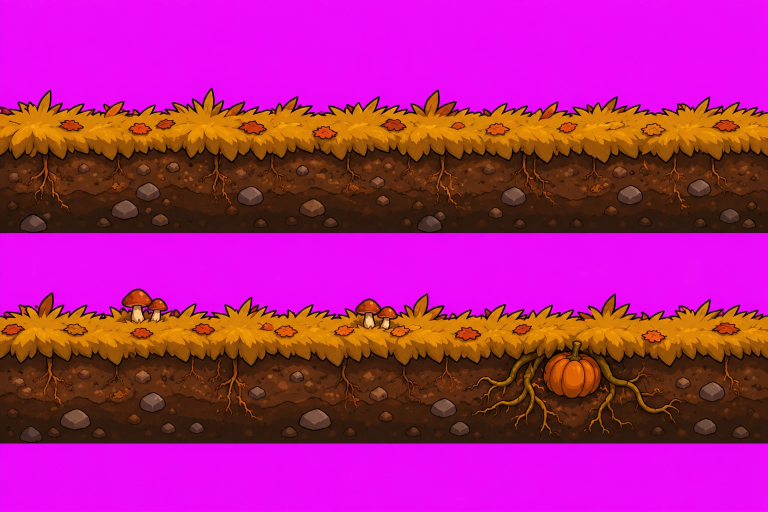
#> input picture ArtSource/Environment/ground.png, 1536 x 1024 px, found by its file name (shown at 1/2 size)
$ python replace_assets.py
#> lines starting #> are read from the running program, lines starting #| are printed output that depends on the picture; after the words box and inside, x2 and y2 are one past the last pixel; in counts of white or black regions, pixels touching at a corner belong together
### gemini_art.py
"""
Generación y post-proceso de arte 2D con Gemini para Brujas de Salem.

La API key se lee SOLO de la variable de entorno GEMINI_API_KEY (nunca se guarda en el repo).
Modelo de imagen configurable con --model o GEMINI_IMAGE_MODEL.

Subcomandos:
  models                      Lista los modelos disponibles para la key (útil para elegir el de imagen).
  generate                    Genera una imagen a partir de un prompt y referencias opcionales.
  key                         Quita el fondo croma (magenta por defecto) y recorta al contenido.
  split                       Separa una hoja de piezas (fondo transparente) en un PNG por pieza.

Ejemplos:
  python gemini_art.py models
  python gemini_art.py generate --prompt-file Docs/Arte/prompts/bruja_piezas.txt \
      --ref Assets/Art/Characters/Witch/Witch_Idle.png --out ArtSource/Witch/witch_parts_raw.png --key-bg
  python gemini_art.py split ArtSource/Witch/witch_parts.png --out-dir ArtSource/Witch/parts
"""

import argparse
import os
import sys
from pathlib import Path

import numpy as np
from PIL import Image

DEFAULT_MODEL = os.environ.get("GEMINI_IMAGE_MODEL", "gemini-2.5-flash-image")
CHROMA = (255, 0, 255)


# [68 lines left out: functions get_client, cmd_models, cmd_generate, not called in this run]


# ----------------------------------------------------------------------------- post-proceso

def key_background(img, color=CHROMA, tolerance=90):
    """Convierte el fondo croma en transparencia con borde suave y elimina el halo de color."""
    rgba = np.asarray(img.convert("RGBA")).astype(np.float32)
    rgb = rgba[..., :3]
    dist = np.sqrt(((rgb - np.array(color, dtype=np.float32)) ** 2).sum(axis=-1))
    inner = tolerance * 0.6
    alpha = np.clip((dist - inner) / max(tolerance - inner, 1.0), 0.0, 1.0)
    rgba[..., 3] = np.minimum(rgba[..., 3], alpha * 255.0)

    # Despill: la paleta no usa magenta, así que todo píxel con R y B muy por encima de G es halo.
    # Halo fuerte -> transparente; halo leve -> se neutraliza bajando R y B hacia G.
    g = rgb[..., 1]
    spill = np.minimum(rgb[..., 0], rgb[..., 2]) - g
    rgba[..., 3] = np.where(spill > 110, 0.0, rgba[..., 3] * np.clip(1.0 - (spill - 60) / 50.0, 0.0, 1.0))
    soft = spill > 15
    for c in (0, 2):
        ch = rgb[..., c]
        ch[soft] = np.maximum(g[soft], ch[soft] - (spill[soft] - 15))
    rgba[..., :3] = rgb
    return Image.fromarray(rgba.astype(np.uint8), "RGBA")


# [94 lines left out: functions trim, cmd_key, cmd_split, main, not called in this run]


# [2 lines that do not run on import are left out]

### ArtSource/Villagers/slice_sheet.py
"""
Corta una hoja de animación (cuadrícula de personaje sobre magenta) en fotogramas alineados por los pies.
Uso: python ArtSource/Villagers/slice_sheet.py <hoja.png> <salida_prefijo> [--cols 6 --rows 2]
Imprime métricas de consistencia: altura, ancho y diferencia entre fotogramas consecutivos.
"""
import argparse
import sys
from pathlib import Path

import numpy as np
from PIL import Image
from scipy import ndimage

sys.path.insert(0, ".")
import gemini_art as g  # noqa: E402


def border_key(img):
    """Fondo = magenta conectado con el borde (protege morados y rosas internos rodeados de contorno)."""
    keyed = np.asarray(g.key_background(img, g.CHROMA, 90)).copy()
    rgb = np.asarray(img.convert("RGB")).astype(int)
    near = np.sqrt(((rgb - np.array(g.CHROMA)) ** 2).sum(-1)) < 120
    lab, _ = ndimage.label(near)
    edge_ids = set(np.unique(np.concatenate([lab[0], lab[-1], lab[:, 0], lab[:, -1]]))) - {0}
    # Fondo: magenta conectado al borde, más los huecos de magenta casi puro encerrados por el personaje
    pure = np.sqrt(((rgb - np.array(g.CHROMA)) ** 2).sum(-1)) < 70
    background = np.isin(lab, list(edge_ids)) | pure
    original = np.asarray(img.convert("RGBA")).copy()
    # Dentro del objeto se conserva el color original; en el borde se usa el recorte suave
    inside = ~ndimage.binary_dilation(background, iterations=2)
    keyed[inside] = original[inside]
    return Image.fromarray(keyed, "RGBA")


# [118 lines left out: functions remove_grid_lines, main, not called in this run]


# [2 lines that do not run on import are left out]

### ArtSource/replace_assets.py
"""
Reemplaza los assets aprobados del nivel 1 por el arte nuevo de ArtSource como sustitución directa:
mismo archivo (y por tanto mismo GUID y referencias), mismo tamaño de lienzo y contenido alineado con el anterior.

- Plataformas: misma anchura de contenido y superficie caminable a la misma altura (las raíces pueden
  extender el lienzo hacia abajo; el pivote se recalcula para no mover nada).
- Maíz, letrero, checkpoint y meta: apoyados en el mismo suelo y a la misma altura que antes.
- Objetos e íconos: centrados en la misma zona. Animaciones con una sola escala para todos sus fotogramas.
- Suelo y cielo: repetibles horizontalmente sin costura.

Escribe ArtSource/replace_assets_pivots.json con los pivotes que cambian (los aplica Tools > Arte > Aplicar pivotes).
Ejecutar desde la raíz:  python ArtSource/replace_assets.py
"""
import colorsys
import json
import re
import sys
from pathlib import Path

import numpy as np
from PIL import Image

sys.path.insert(0, ".")
sys.path.insert(0, "ArtSource/Villagers")
from slice_sheet import border_key  # noqa: E402

ART = Path("Assets/Art")
SRC = Path("ArtSource")
PIVOTS = {}


# ----------------------------------------------------------------------------- utilidades

def keyed(sheet):
    return border_key(Image.open(SRC / sheet).convert("RGB"))


def region(img, box):
    """Recorta una región de la hoja y la ajusta a su contenido."""
    crop = img.crop(box)
    bb = crop.getchannel("A").point(lambda a: 255 if a > 8 else 0).getbbox()
    return crop.crop(bb) if bb else crop


def despill(img, strength=0.85, remove_above=None):
    a = np.asarray(img).astype(np.float32).copy()
    r, g, b = a[..., 0], a[..., 1], a[..., 2]
    spill = np.minimum(r, b) - g
    if remove_above is not None:
        a[..., 3] = np.where(spill > remove_above, 0, a[..., 3])
    m = (spill > 12) & (a[..., 3] > 0)
    a[..., 0][m] = np.maximum(g[m], r[m] - spill[m] * strength)
    a[..., 2][m] = np.maximum(g[m], b[m] - spill[m] * strength)
    return Image.fromarray(a.astype(np.uint8), "RGBA")


# [12 lines left out: function pink_to_orange, not called in this run]


def content_bbox(img, thr=8):
    return img.getchannel("A").point(lambda a: 255 if a > thr else 0).getbbox()


def surface_row(img, frac=0.6):
    """Primera fila (desde arriba) con cobertura opaca densa: la superficie caminable."""
    a = np.asarray(img)[..., 3] > 128
    x0, y0, x1, y1 = content_bbox(img)
    width = max(1, x1 - x0)
    for y in range(y0, y1):
        if a[y, x0:x1].sum() >= frac * width:
            return y
    return y0


# [11 lines left out: function read_pivot, not called in this run]


def scaled(img, s):
    return img.resize((max(1, round(img.width * s)), max(1, round(img.height * s))), Image.LANCZOS)


def save(img, rel):
    path = ART / rel
    img.save(path)
    print(f"  {rel} {img.size}")


# ----------------------------------------------------------------------------- reglas de colocación

def replace_platform(piece, rel):
    """Misma anchura de contenido y superficie caminable a la misma altura."""
    path = ART / rel
    old = Image.open(path).convert("RGBA")
    W, H = old.size
    ox0, oy0, ox1, oy1 = content_bbox(old)
    old_surface = surface_row(old)
    s = (ox1 - ox0) / piece.width
    p = scaled(piece, s)
    new_surface = surface_row(p)
    top = old_surface - new_surface
    new_h = max(H, top + p.height)
    canvas = Image.new("RGBA", (W, new_h), (0, 0, 0, 0))
    canvas.alpha_composite(p, (ox0 + ((ox1 - ox0) - p.width) // 2, top))
    if new_h != H:
        px, py = read_pivot(path)
        pivot_from_top = H * (1 - py)
        PIVOTS[str(path).replace("\\", "/")] = [px, 1 - pivot_from_top / new_h]
    save(canvas, rel)


# [71 lines left out: functions replace_filled, replace_grounded, replace_centered, replace_sheet, not called in this run]


def seamless(img, k):
    """Toma una ventana de (ancho - k) que se repite sin costura mezclando el final con el inicio."""
    a = np.asarray(img).astype(np.float32)
    w = a.shape[1] - k
    out = a[:, :w].copy()
    t = np.linspace(0, 1, k)[None, :, None]
    out[:, :k] = a[:, w:w + k] * (1 - t) + a[:, :k] * t
    return Image.fromarray(out.astype(np.uint8), "RGBA")


# ----------------------------------------------------------------------------- lotes

def ground():
    print("Suelo")
    strip = region(keyed("Environment/ground.png"), (0, 150, 1536, 480))
#> in key_background, `soft = spill > 15`:
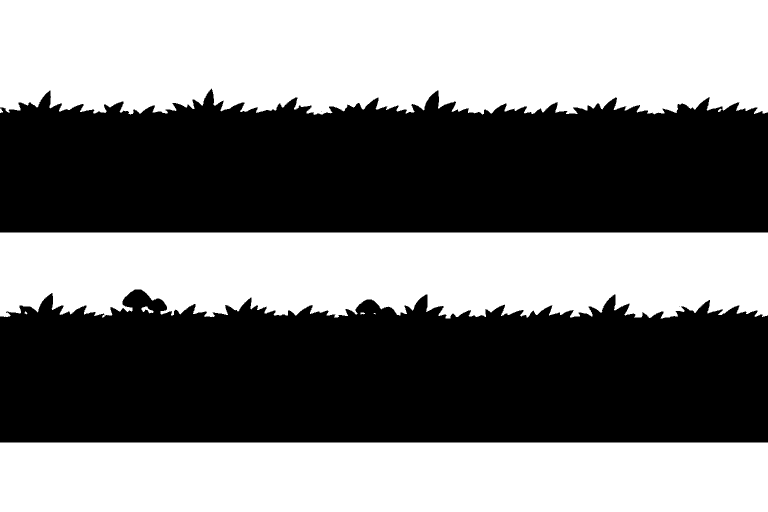
#> soft: shape (1024, 1536) bool (shown at 1/2 size); 49.8% white; 9 white regions (1 under 20 px), largest, box (x1, y1, x2, y2) and area: (0, 0, 1536, 230) 330867, (0, 465, 1536, 637) 238076, (0, 885, 1536, 1024) 213504
#> in border_key, img is the input picture: PIL image 1536x1024 RGB; mean R, G, B 170.6, 35.4, 128.7
#> in border_key, `near = np.sqrt(((rgb - np.array(g.CHROMA)) ** 2).sum(-1)) < 120`: near: shape (1024, 1536) bool; 48.8% white; 12 white regions (7 under 20 px), largest, box (x1, y1, x2, y2) and area: (0, 0, 1536, 228) 325984, (0, 466, 1536, 636) 231387, (0, 887, 1536, 1024) 210432, (286, 615, 294, 622) 30, (1361, 616, 1367, 622) 23
#> in border_key, `lab, _ = ndimage.label(near)`:
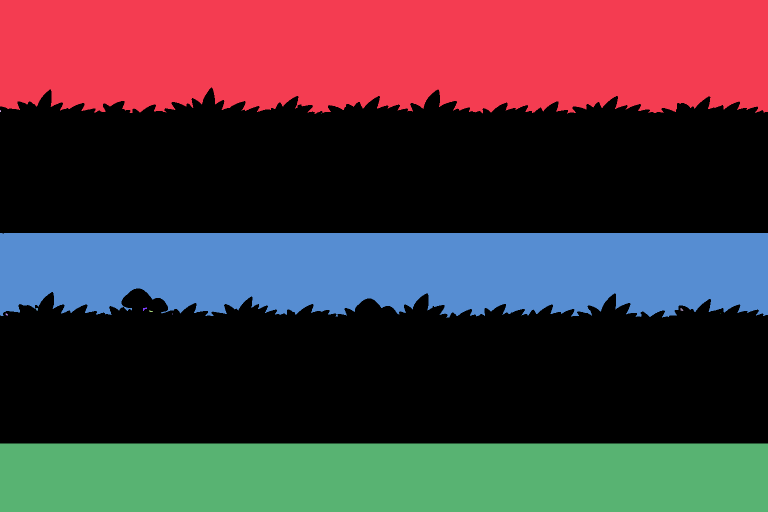
#> lab: shape (1024, 1536) int32 (shown at 1/2 size); 17 distinct labels, from 0 to 16; one colour per label, 0 black
#> in border_key, `edge_ids = set(np.unique(np.concatenate([lab[0], lab[-1], lab[:, 0], l..`: edge_ids = 4 items
#> in border_key, `pure = np.sqrt(((rgb - np.array(g.CHROMA)) ** 2).sum(-1)) < 70`: pure: shape (1024, 1536) bool; 48.4% white; 10 white regions (6 under 20 px), largest, box (x1, y1, x2, y2) and area: (0, 0, 1536, 227) 324576, (0, 467, 1536, 635) 228364, (0, 888, 1536, 1024) 208896, (249, 614, 264, 621) 41
#> in border_key, `background = np.isin(lab, list(edge_ids)) | pure`: background: shape (1024, 1536) bool; 48.8% white; 8 white regions (5 under 20 px), largest, box (x1, y1, x2, y2) and area: (0, 0, 1536, 228) 325982, (0, 466, 1536, 636) 231385, (0, 887, 1536, 1024) 210432
#> in border_key, `inside = ~ndimage.binary_dilation(background, iterations=2)`: inside: shape (1024, 1536) bool; 50.2% white; 7 black regions (1 under 20 px), largest, box (x1, y1, x2, y2) and area: (0, 0, 1536, 230) 330875, (0, 464, 1536, 638) 239469, (0, 885, 1536, 1024) 213504, (284, 614, 295, 623) 57, (1360, 617, 1367, 623) 24, (0, 218, 4, 226) 23
#> in border_key, `keyed[inside] = original[inside]`: keyed: shape (1024, 1536, 4); mean R, G, B, A 68.4, 35.4, 26.4, 129.8
#> in region, `crop = img.crop(box)`:
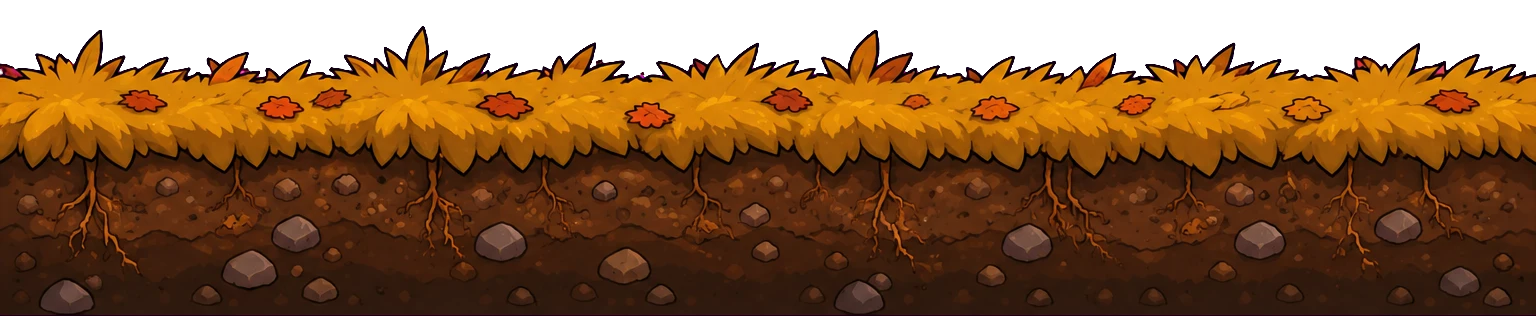
#> crop: PIL image 1536x330 RGBA; mean R, G, B, A 89.5, 47.6, 19.3, 195.3; transparent parts drawn white
#> in region, `bb = crop.getchannel("A").point(lambda a: 255 if a > 8 else 0).getbbox()`: bb = (0, 26, 1536, 316)
    old = Image.open(ART / "Environment/Env_Ground_Tile.png").convert("RGBA")
    W, H = old.size
    old_surface = surface_row(old, 0.95)
    new_surface = surface_row(strip, 0.95)
    s = (H - old_surface) / (strip.height - new_surface)
    k = 96
    p = scaled(strip, s)
    win = p.crop((0, 0, W + k, p.height))
    tile = seamless(win, k)
    canvas = Image.new("RGBA", (W, H), (0, 0, 0, 0))
    canvas.alpha_composite(tile, (0, old_surface - round(new_surface * s)))
    save(canvas, "Environment/Env_Ground_Tile.png")


def platforms():
    print("Rocas y troncos")
    sheet = keyed("Environment/platforms.png")
    pieces = {
        "Environment/Env_Ledge_Rock_A.png": (100, 60, 450, 320),
        "Environment/Env_Ledge_Rock_B.png": (620, 60, 1440, 330),
        "Environment/Env_Platform_Log_A.png": (40, 365, 320, 545),
        "Environment/Env_Platform_Log_B.png": (395, 365, 835, 545),
        "Environment/Env_Platform_Log_C.png": (885, 365, 1510, 545),
    }
    for rel, box in pieces.items():
        replace_platform(despill(region(sheet, box)), rel)


# [88 lines left out: functions corn, items, hearts, splashes, props, sky, not called in this run]


def main():
    ground()
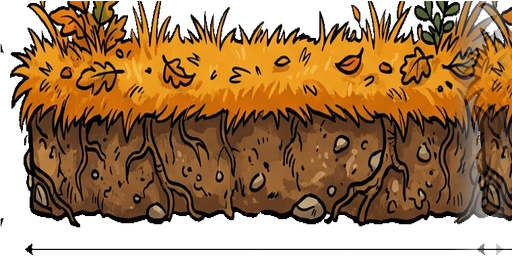
#> input picture Assets/Art/Environment/Env_Ground_Tile.png, 512 x 256 px, found by its file name
#> in ground, old is the input picture: PIL image 512x256 RGBA; mean R, G, B, A 96.1, 60.5, 23.1, 188.1
#> in surface_row, `a = np.asarray(img)[..., 3] > 128`: a: shape (256, 512) bool; 74.6% white; 11 black regions (9 under 20 px), largest, box (x1, y1, x2, y2) and area: (0, 0, 512, 256) 32881, (474, 9, 504, 43) 377
#> in surface_row, `x0, y0, x1, y1 = content_bbox(img)`: x0 = 0; y0 = 1; x1 = 512; y1 = 255
#> in surface_row, `width = max(1, x1 - x0)`: width = 512
#> in ground, `old_surface = surface_row(old, 0.95)`: old_surface = 49
#> call 2 of surface_row, with frac = 0.95
#> in surface_row (call 2), `a = np.asarray(img)[..., 3] > 128`:
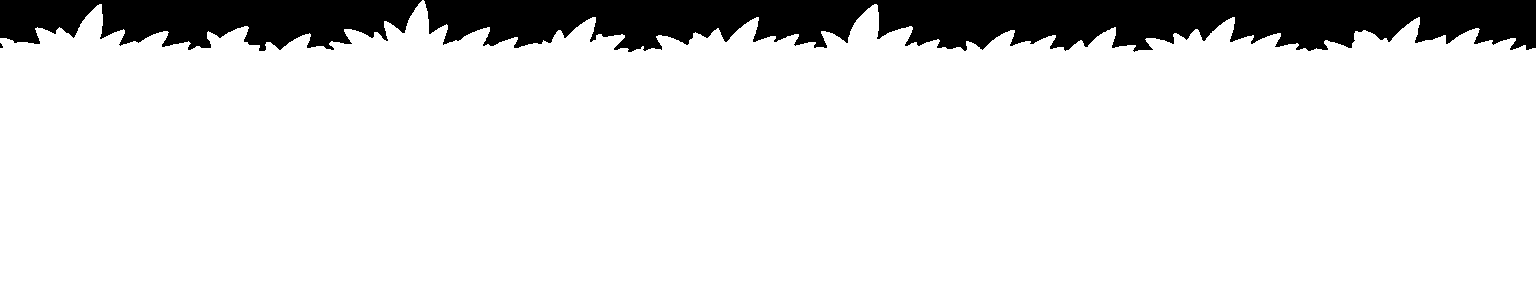
#> a: shape (290, 1536) bool; 87.1% white; 3 black regions (1 under 20 px), largest, box (x1, y1, x2, y2) and area: (424, 0, 1536, 52) 42245, (0, 0, 422, 51) 15088
#> in surface_row (call 2), `x0, y0, x1, y1 = content_bbox(img)`: y0 = 0; x1 = 1536; y1 = 290
#> in surface_row (call 2), `width = max(1, x1 - x0)`: width = 1536
#> in ground, `new_surface = surface_row(strip, 0.95)`: new_surface = 50
#> in ground, `s = (H - old_surface) / (strip.height - new_surface)`: s = 0.863
#> in seamless, `out[:, :k] = a[:, w:w + k] * (1 - t) + a[:, :k] * t`: out: shape (250, 512, 4) float32; mean R, G, B, A 95.5, 51.4, 12, 223.6
#> in ground, `canvas = Image.new("RGBA", (W, H), (0, 0, 0, 0))`: canvas: PIL image 512x256 RGBA; every value is 0
#|   Environment/Env_Ground_Tile.png (512, 256)
    platforms()
#> call 2 of keyed, with sheet = 'Environment/platforms.png'
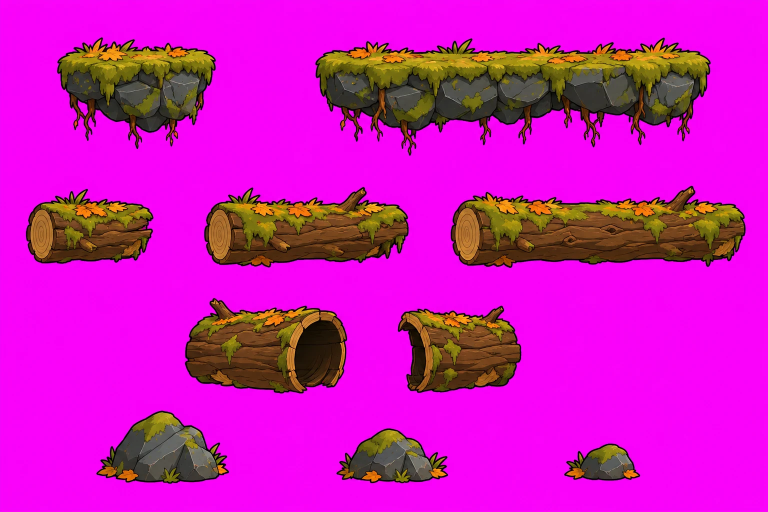
#> input picture ArtSource/Environment/platforms.png, 1536 x 1024 px, found by its file name (shown at 1/2 size)
#> in key_background (call 2), `soft = spill > 15`: soft: shape (1024, 1536) bool; 73.6% white; 16 black regions (5 under 20 px), largest, box (x1, y1, x2, y2) and area: (632, 77, 1420, 309) 107993, (903, 373, 1490, 534) 69040, (371, 598, 693, 786) 46271
#> the loop in key_background (call 2), `for c in (0, 2):` made 2 passes
#> pass 2, in key_background (call 2), `ch = rgb[..., c]`:
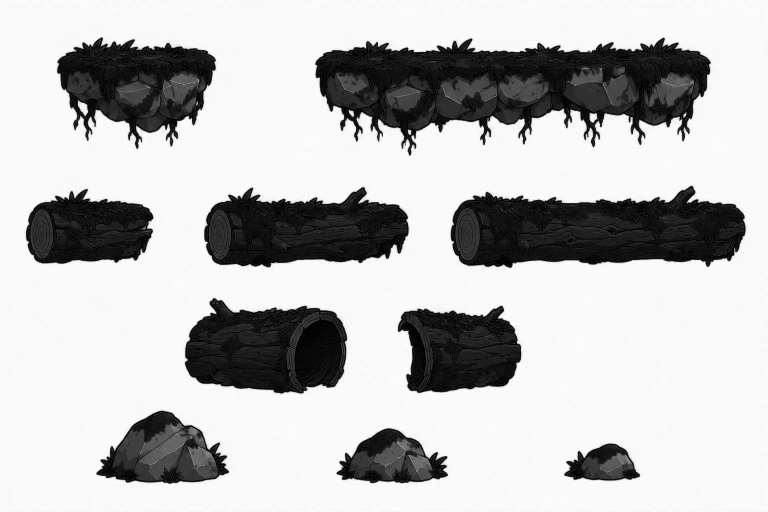
#> ch: shape (1024, 1536) float32 (shown at 1/2 size); min 0, max 255, mean 188.4
    corn()
    items()
    hearts()
    splashes()
    props()
    sky()
    out = SRC / "replace_assets_pivots.json"
    items = [{"path": k, "x": v[0], "y": v[1]} for k, v in PIVOTS.items()]
    out.write_text(json.dumps({"items": items}, indent=2), encoding="utf-8")
    print(f"Pivotes a actualizar: {len(PIVOTS)} -> {out}")


if __name__ == "__main__":
#> (the run stopped early here; a loop or call above may not have finished)
